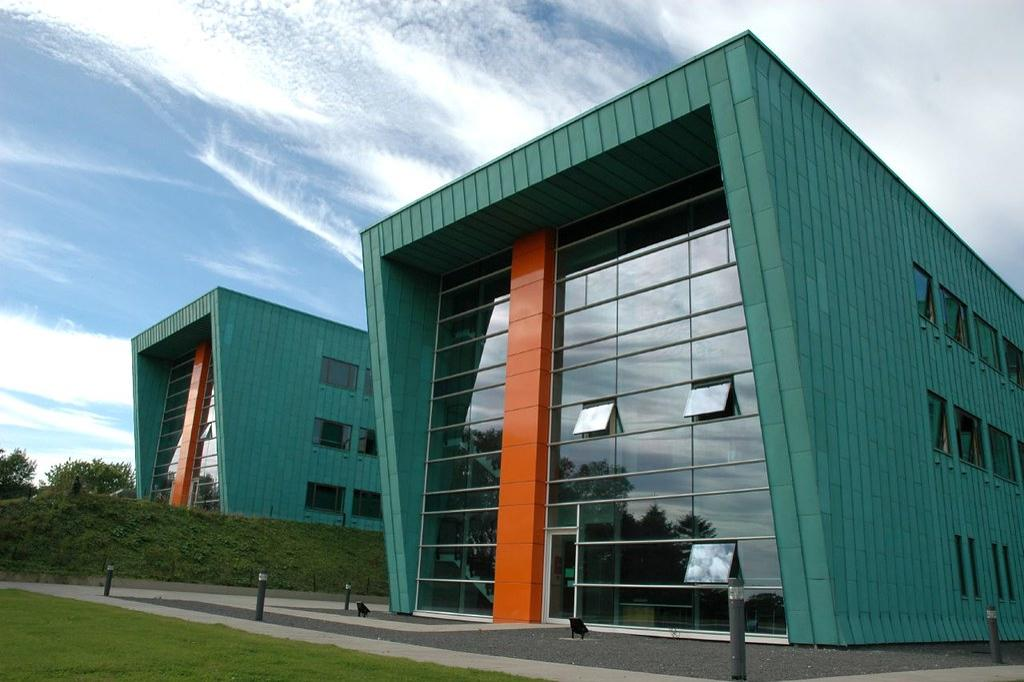
%> input picture year 3/SCC361/MATLAB/Lab1Materials/InfoLab.jpg, 1024 x 682 px
$ octave exercise3.m   (GNU Octave 9; MATLAB toolbox functions it lacks are replaced by stand-ins)
%> lines starting %> are read from the running program, lines starting %| are printed output that depends on the picture
image = imread("InfoLab.jpg");
%> image is the input picture: size 682x1024x3 uint8; mean R, G, B 108, 131.8, 131
image = double(image);
%> image: size 682x1024x3 double
image = image /225;
x = imresize(image,[256, 256]);
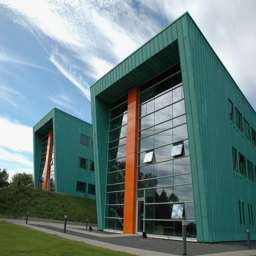
%> x: size 256x256x3 double; mean R, G, B 0.48, 0.586, 0.582; drawn with min black and max white

blured = zeros(256, 256, 3);

for i = 3:size(blured, 1) -2
    for j = 3:size(blured, 2) -2
        for k = 1:size(blured, 3)

            b = x(i-2:i+2, j-2:j+2, k);

            blured(i, j, k) = mean(b, "all");
        end
    end
end
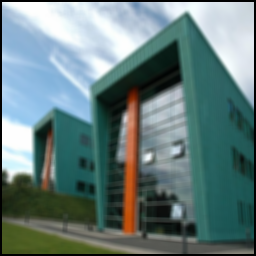
%> blured: size 256x256x3 double; mean R, G, B 0.46, 0.564, 0.561; drawn with min black and max white

ker = ones(3,3) /9;

convolution = zeros (256, 256, 3);

for k = 1:3
    convolution = conv2(image(:,:,k), ker, "same");
end
%> this loop made 3 passes
%> pass 1, `convolution = conv2(image(:,:,k), ker, "same");`:
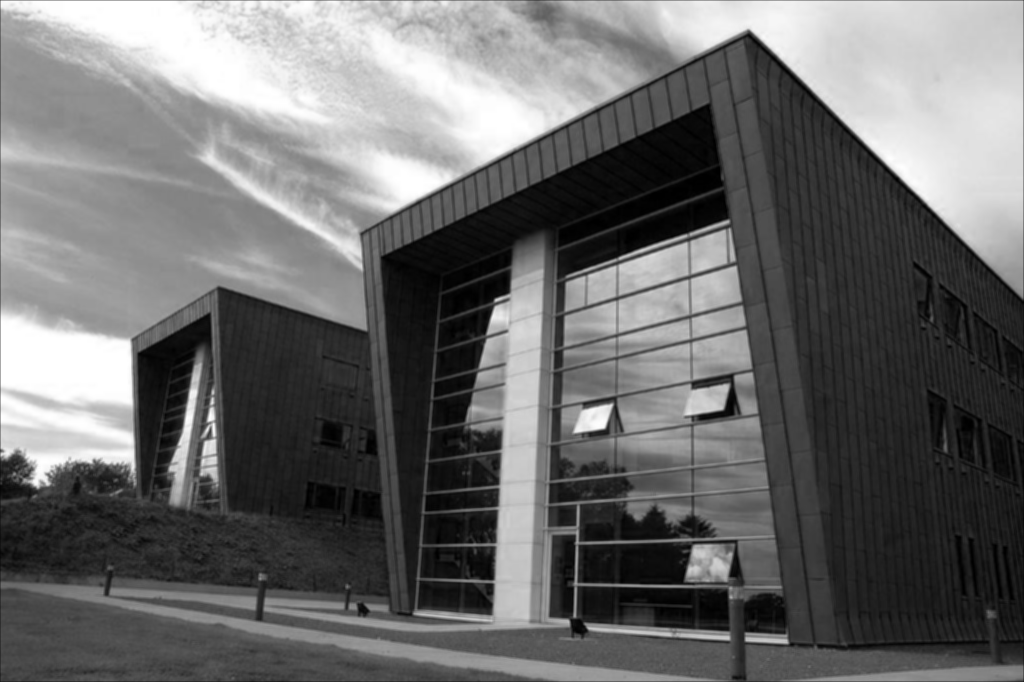
%> convolution: size 682x1024 double; min 0, max 1.13, mean 0.479; drawn with min black and max white
%> pass 2, `convolution = conv2(image(:,:,k), ker, "same");`:
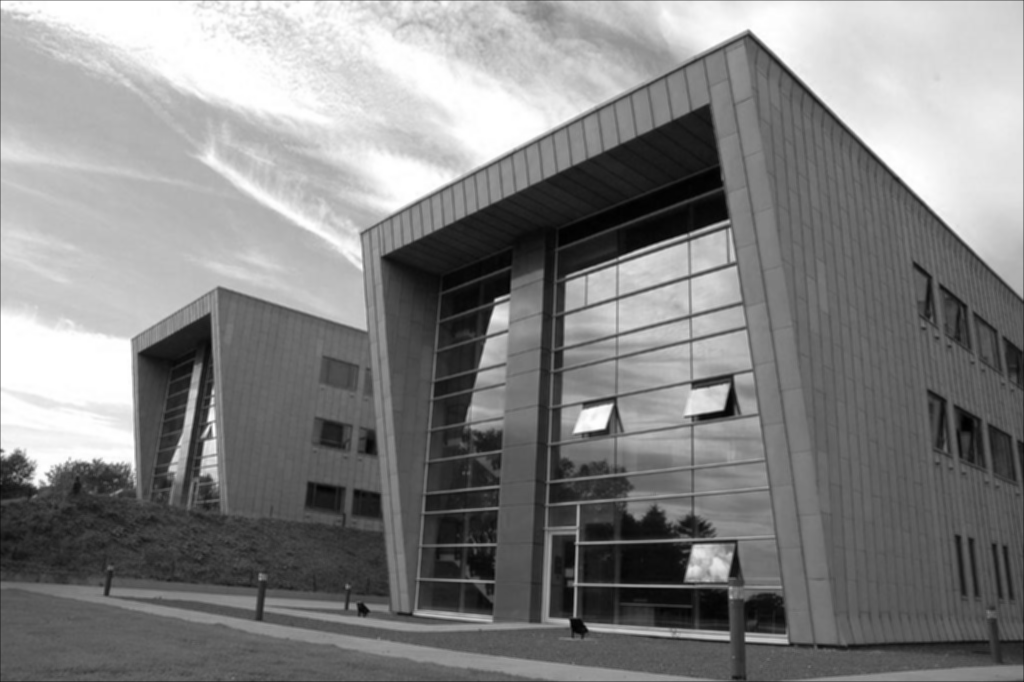
%> convolution: size 682x1024 double; min 0.00296, max 1.13, mean 0.585; drawn with min black and max white
%> pass 3, `convolution = conv2(image(:,:,k), ker, "same");`:
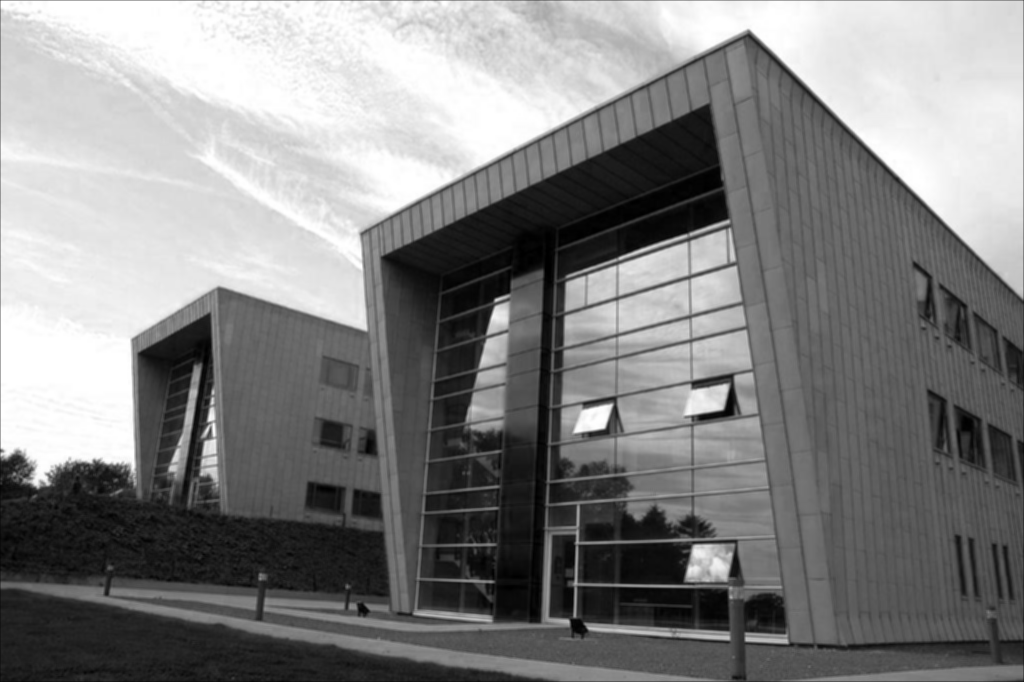
%> convolution: size 682x1024 double; min 0, max 1.13, mean 0.581; drawn with min black and max white


figure(1);

subplot(1, 4, 1);
imagesc(image);
title("original");

subplot(1, 4, 2);
imagesc(x);
title("resized");

subplot(1, 4, 3);
imagesc(blured);
title("blured image");

subplot(1, 4, 4);
imagesc(blured);
title("conv2 image");
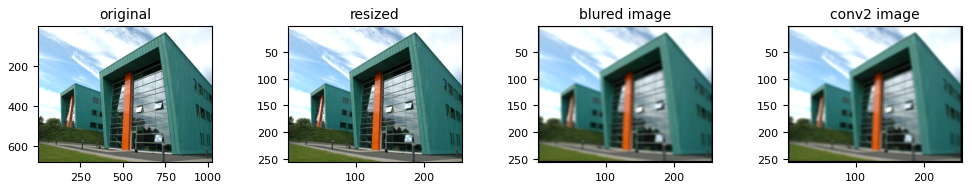
%> figure redrawn from the program's plot data, 4 panels
